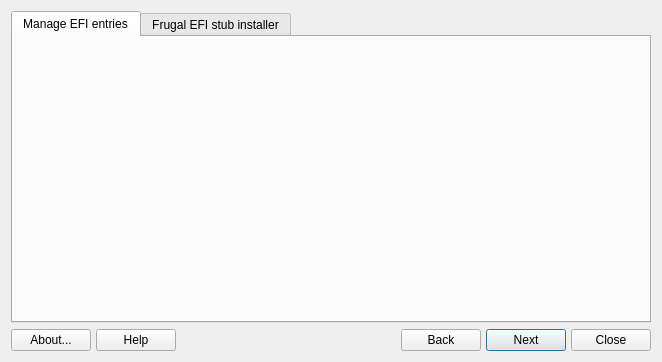
<?xml version="1.0" encoding="UTF-8"?>
<ui version="4.0">
 <class>MainWindow</class>
 <widget class="QDialog" name="MainWindow">
  <property name="geometry">
   <rect>
    <x>0</x>
    <y>0</y>
    <width>662</width>
    <height>362</height>
   </rect>
  </property>
  <layout class="QVBoxLayout" name="verticalLayout_2">
   <item>
    <widget class="QTabWidget" name="tabWidget">
     <property name="currentIndex">
      <number>0</number>
     </property>
     <widget class="QWidget" name="tabManageEfi">
      <attribute name="title">
       <string>Manage EFI entries</string>
      </attribute>
     </widget>
     <widget class="QWidget" name="tabFrugal">
      <attribute name="title">
       <string>Frugal EFI stub installer</string>
      </attribute>
      <layout class="QVBoxLayout" name="verticalLayout_3">
       <item>
        <widget class="QLabel" name="labelTop">
         <property name="text">
          <string>This tool creates EFI boot entries for launching installations directly, bypassing GRUB and other bootloaders. To boot using the created EFI entry, access the EFI boot selection menu at startup by pressing the appropriate key for your device (e.g., F12, F9, or Esc, depending on the manufacturer).</string>
         </property>
         <property name="wordWrap">
          <bool>true</bool>
         </property>
        </widget>
       </item>
       <item>
        <spacer name="verticalSpacer">
         <property name="orientation">
          <enum>Qt::Vertical</enum>
         </property>
         <property name="sizeType">
          <enum>QSizePolicy::Fixed</enum>
         </property>
         <property name="sizeHint" stdset="0">
          <size>
           <width>20</width>
           <height>10</height>
          </size>
         </property>
        </spacer>
       </item>
       <item>
        <widget class="QGroupBox" name="groupBox">
         <property name="title">
          <string>Please select the location of your installation:</string>
         </property>
         <layout class="QVBoxLayout" name="verticalLayout">
          <item>
           <widget class="QStackedWidget" name="stackedWidget">
            <property name="currentIndex">
             <number>1</number>
            </property>
            <widget class="QWidget" name="pageLocation">
             <layout class="QFormLayout" name="formLayout">
              <item row="0" column="0">
               <widget class="QLabel" name="labelDrive">
                <property name="text">
                 <string>Select drive:</string>
                </property>
               </widget>
              </item>
              <item row="0" column="1">
               <widget class="QComboBox" name="comboDrive">
                <property name="sizePolicy">
                 <sizepolicy hsizetype="Expanding" vsizetype="Fixed">
                  <horstretch>0</horstretch>
                  <verstretch>0</verstretch>
                 </sizepolicy>
                </property>
               </widget>
              </item>
              <item row="1" column="0">
               <widget class="QLabel" name="labelPartition">
                <property name="text">
                 <string>Select partition:</string>
                </property>
               </widget>
              </item>
              <item row="1" column="1">
               <widget class="QComboBox" name="comboPartition">
                <property name="sizePolicy">
                 <sizepolicy hsizetype="Expanding" vsizetype="Fixed">
                  <horstretch>0</horstretch>
                  <verstretch>0</verstretch>
                 </sizepolicy>
                </property>
               </widget>
              </item>
             </layout>
            </widget>
            <widget class="QWidget" name="pageOption">
             <layout class="QFormLayout" name="formLayout_3">
              <item row="0" column="0">
               <widget class="QLabel" name="labelFrugalMode">
                <property name="text">
                 <string>Frugal mode:</string>
                </property>
               </widget>
              </item>
              <item row="0" column="1">
               <widget class="QComboBox" name="comboFrugalMode">
                <property name="sizePolicy">
                 <sizepolicy hsizetype="Expanding" vsizetype="Fixed">
                  <horstretch>0</horstretch>
                  <verstretch>0</verstretch>
                 </sizepolicy>
                </property>
                <item>
                 <property name="text">
                  <string>persist_all</string>
                 </property>
                </item>
                <item>
                 <property name="text">
                  <string>persist_root</string>
                 </property>
                </item>
                <item>
                 <property name="text">
                  <string>persist_static</string>
                 </property>
                </item>
                <item>
                 <property name="text">
                  <string>persist_static_root</string>
                 </property>
                </item>
                <item>
                 <property name="text">
                  <string>p_static_root</string>
                 </property>
                </item>
                <item>
                 <property name="text">
                  <string>persist_home</string>
                 </property>
                </item>
               </widget>
              </item>
              <item row="1" column="0">
               <widget class="QLabel" name="labelBootOptions">
                <property name="text">
                 <string>Boot options:</string>
                </property>
               </widget>
              </item>
              <item row="1" column="1">
               <widget class="QLineEdit" name="textOptions">
                <property name="inputMask">
                 <string notr="true"/>
                </property>
                <property name="text">
                 <string notr="true"/>
                </property>
               </widget>
              </item>
              <item row="2" column="0">
               <widget class="QLabel" name="labelUefiEntry">
                <property name="text">
                 <string>UEFI entry name:</string>
                </property>
               </widget>
              </item>
              <item row="2" column="1">
               <widget class="QLineEdit" name="textUefiEntry">
                <property name="text">
                 <string notr="true">MX Linux - frugal</string>
                </property>
               </widget>
              </item>
             </layout>
            </widget>
           </widget>
          </item>
          <item>
           <spacer name="verticalSpacer_3">
            <property name="orientation">
             <enum>Qt::Vertical</enum>
            </property>
            <property name="sizeType">
             <enum>QSizePolicy::Fixed</enum>
            </property>
            <property name="sizeHint" stdset="0">
             <size>
              <width>20</width>
              <height>40</height>
             </size>
            </property>
           </spacer>
          </item>
         </layout>
        </widget>
       </item>
      </layout>
     </widget>
    </widget>
   </item>
   <item>
    <layout class="QGridLayout" name="buttonBar" columnstretch="0,0,0,0,0,0,0">
     <property name="sizeConstraint">
      <enum>QLayout::SetDefaultConstraint</enum>
     </property>
     <property name="leftMargin">
      <number>0</number>
     </property>
     <property name="topMargin">
      <number>0</number>
     </property>
     <property name="rightMargin">
      <number>0</number>
     </property>
     <property name="bottomMargin">
      <number>0</number>
     </property>
     <property name="spacing">
      <number>5</number>
     </property>
     <item row="0" column="1">
      <widget class="QPushButton" name="pushHelp">
       <property name="sizePolicy">
        <sizepolicy hsizetype="Fixed" vsizetype="Preferred">
         <horstretch>0</horstretch>
         <verstretch>0</verstretch>
        </sizepolicy>
       </property>
       <property name="toolTip">
        <string>Display help </string>
       </property>
       <property name="text">
        <string>Help</string>
       </property>
       <property name="icon">
        <iconset theme="help-contents"/>
       </property>
       <property name="shortcut">
        <string>Alt+H</string>
       </property>
      </widget>
     </item>
     <item row="0" column="4">
      <widget class="QPushButton" name="pushNext">
       <property name="sizePolicy">
        <sizepolicy hsizetype="Fixed" vsizetype="Preferred">
         <horstretch>0</horstretch>
         <verstretch>0</verstretch>
        </sizepolicy>
       </property>
       <property name="text">
        <string>Next</string>
       </property>
       <property name="icon">
        <iconset theme="go-next"/>
       </property>
       <property name="shortcut">
        <string/>
       </property>
       <property name="autoDefault">
        <bool>true</bool>
       </property>
       <property name="default">
        <bool>true</bool>
       </property>
      </widget>
     </item>
     <item row="0" column="3">
      <widget class="QPushButton" name="pushBack">
       <property name="sizePolicy">
        <sizepolicy hsizetype="Fixed" vsizetype="Preferred">
         <horstretch>0</horstretch>
         <verstretch>0</verstretch>
        </sizepolicy>
       </property>
       <property name="text">
        <string>Back</string>
       </property>
       <property name="icon">
        <iconset theme="go-previous"/>
       </property>
      </widget>
     </item>
     <item row="0" column="2">
      <spacer name="horizontalSpacer_2">
       <property name="orientation">
        <enum>Qt::Horizontal</enum>
       </property>
       <property name="sizeHint" stdset="0">
        <size>
         <width>40</width>
         <height>20</height>
        </size>
       </property>
      </spacer>
     </item>
     <item row="0" column="0">
      <widget class="QPushButton" name="pushAbout">
       <property name="sizePolicy">
        <sizepolicy hsizetype="Fixed" vsizetype="Preferred">
         <horstretch>0</horstretch>
         <verstretch>0</verstretch>
        </sizepolicy>
       </property>
       <property name="toolTip">
        <string>About this application</string>
       </property>
       <property name="text">
        <string>About...</string>
       </property>
       <property name="icon">
        <iconset theme="help-about"/>
       </property>
       <property name="shortcut">
        <string>Alt+B</string>
       </property>
       <property name="autoDefault">
        <bool>true</bool>
       </property>
      </widget>
     </item>
     <item row="0" column="6">
      <widget class="QPushButton" name="pushCancel">
       <property name="sizePolicy">
        <sizepolicy hsizetype="Fixed" vsizetype="Preferred">
         <horstretch>0</horstretch>
         <verstretch>0</verstretch>
        </sizepolicy>
       </property>
       <property name="toolTip">
        <string>Quit application</string>
       </property>
       <property name="text">
        <string>Close</string>
       </property>
       <property name="icon">
        <iconset theme="window-close"/>
       </property>
       <property name="shortcut">
        <string>Alt+N</string>
       </property>
       <property name="autoDefault">
        <bool>true</bool>
       </property>
      </widget>
     </item>
    </layout>
   </item>
  </layout>
 </widget>
 <resources/>
 <connections/>
</ui>
